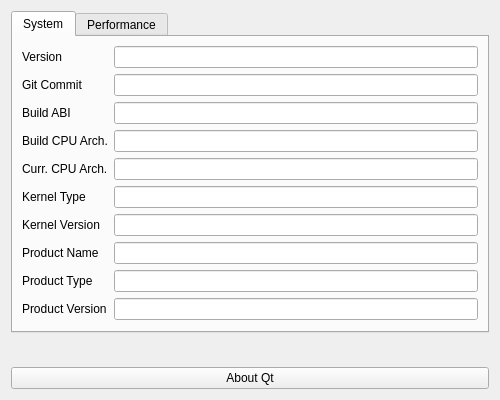
<?xml version="1.0" encoding="UTF-8"?>
<ui version="4.0">
 <class>TechInfoDialog</class>
 <widget class="QDialog" name="TechInfoDialog">
  <property name="geometry">
   <rect>
    <x>0</x>
    <y>0</y>
    <width>500</width>
    <height>400</height>
   </rect>
  </property>
  <property name="windowTitle">
   <string>Technical Information</string>
  </property>
  <layout class="QVBoxLayout" name="verticalLayout">
   <property name="sizeConstraint">
    <enum>QLayout::SetDefaultConstraint</enum>
   </property>
   <item>
    <widget class="QTabWidget" name="tabWidget">
     <property name="tabShape">
      <enum>QTabWidget::Rounded</enum>
     </property>
     <property name="currentIndex">
      <number>0</number>
     </property>
     <widget class="QWidget" name="systemTab">
      <attribute name="title">
       <string>System</string>
      </attribute>
      <layout class="QFormLayout" name="formLayout_2">
       <property name="fieldGrowthPolicy">
        <enum>QFormLayout::ExpandingFieldsGrow</enum>
       </property>
       <item row="0" column="0">
        <widget class="QLabel" name="label">
         <property name="sizePolicy">
          <sizepolicy hsizetype="Minimum" vsizetype="Preferred">
           <horstretch>0</horstretch>
           <verstretch>0</verstretch>
          </sizepolicy>
         </property>
         <property name="text">
          <string>Version</string>
         </property>
        </widget>
       </item>
       <item row="0" column="1">
        <widget class="QLineEdit" name="versionLineEdit">
         <property name="sizePolicy">
          <sizepolicy hsizetype="Expanding" vsizetype="Fixed">
           <horstretch>0</horstretch>
           <verstretch>0</verstretch>
          </sizepolicy>
         </property>
         <property name="readOnly">
          <bool>true</bool>
         </property>
        </widget>
       </item>
       <item row="1" column="0">
        <widget class="QLabel" name="label_2">
         <property name="sizePolicy">
          <sizepolicy hsizetype="Minimum" vsizetype="Preferred">
           <horstretch>0</horstretch>
           <verstretch>0</verstretch>
          </sizepolicy>
         </property>
         <property name="text">
          <string>Git Commit</string>
         </property>
        </widget>
       </item>
       <item row="1" column="1">
        <widget class="QLineEdit" name="gitCommitLineEdit">
         <property name="sizePolicy">
          <sizepolicy hsizetype="Expanding" vsizetype="Fixed">
           <horstretch>0</horstretch>
           <verstretch>0</verstretch>
          </sizepolicy>
         </property>
         <property name="readOnly">
          <bool>true</bool>
         </property>
        </widget>
       </item>
       <item row="2" column="0">
        <widget class="QLabel" name="label_3">
         <property name="sizePolicy">
          <sizepolicy hsizetype="Minimum" vsizetype="Preferred">
           <horstretch>0</horstretch>
           <verstretch>0</verstretch>
          </sizepolicy>
         </property>
         <property name="text">
          <string>Build ABI</string>
         </property>
        </widget>
       </item>
       <item row="2" column="1">
        <widget class="QLineEdit" name="buildAbiLineEdit">
         <property name="sizePolicy">
          <sizepolicy hsizetype="Expanding" vsizetype="Fixed">
           <horstretch>0</horstretch>
           <verstretch>0</verstretch>
          </sizepolicy>
         </property>
         <property name="readOnly">
          <bool>true</bool>
         </property>
        </widget>
       </item>
       <item row="3" column="0">
        <widget class="QLabel" name="label_4">
         <property name="sizePolicy">
          <sizepolicy hsizetype="Minimum" vsizetype="Preferred">
           <horstretch>0</horstretch>
           <verstretch>0</verstretch>
          </sizepolicy>
         </property>
         <property name="text">
          <string>Build CPU Arch.</string>
         </property>
        </widget>
       </item>
       <item row="3" column="1">
        <widget class="QLineEdit" name="buildCpuArchLineEdit">
         <property name="sizePolicy">
          <sizepolicy hsizetype="Expanding" vsizetype="Fixed">
           <horstretch>0</horstretch>
           <verstretch>0</verstretch>
          </sizepolicy>
         </property>
         <property name="readOnly">
          <bool>true</bool>
         </property>
        </widget>
       </item>
       <item row="4" column="0">
        <widget class="QLabel" name="label_5">
         <property name="sizePolicy">
          <sizepolicy hsizetype="Minimum" vsizetype="Preferred">
           <horstretch>0</horstretch>
           <verstretch>0</verstretch>
          </sizepolicy>
         </property>
         <property name="text">
          <string>Curr. CPU Arch.</string>
         </property>
        </widget>
       </item>
       <item row="4" column="1">
        <widget class="QLineEdit" name="currCpuArchLineEdit">
         <property name="sizePolicy">
          <sizepolicy hsizetype="Expanding" vsizetype="Fixed">
           <horstretch>0</horstretch>
           <verstretch>0</verstretch>
          </sizepolicy>
         </property>
         <property name="readOnly">
          <bool>true</bool>
         </property>
        </widget>
       </item>
       <item row="5" column="0">
        <widget class="QLabel" name="label_6">
         <property name="sizePolicy">
          <sizepolicy hsizetype="Minimum" vsizetype="Preferred">
           <horstretch>0</horstretch>
           <verstretch>0</verstretch>
          </sizepolicy>
         </property>
         <property name="text">
          <string>Kernel Type</string>
         </property>
        </widget>
       </item>
       <item row="5" column="1">
        <widget class="QLineEdit" name="kernelTypeLineEdit">
         <property name="sizePolicy">
          <sizepolicy hsizetype="Expanding" vsizetype="Fixed">
           <horstretch>0</horstretch>
           <verstretch>0</verstretch>
          </sizepolicy>
         </property>
         <property name="readOnly">
          <bool>true</bool>
         </property>
        </widget>
       </item>
       <item row="6" column="0">
        <widget class="QLabel" name="label_7">
         <property name="sizePolicy">
          <sizepolicy hsizetype="Minimum" vsizetype="Preferred">
           <horstretch>0</horstretch>
           <verstretch>0</verstretch>
          </sizepolicy>
         </property>
         <property name="text">
          <string>Kernel Version</string>
         </property>
        </widget>
       </item>
       <item row="6" column="1">
        <widget class="QLineEdit" name="kernelVersionLineEdit">
         <property name="sizePolicy">
          <sizepolicy hsizetype="Expanding" vsizetype="Fixed">
           <horstretch>0</horstretch>
           <verstretch>0</verstretch>
          </sizepolicy>
         </property>
         <property name="readOnly">
          <bool>true</bool>
         </property>
        </widget>
       </item>
       <item row="7" column="0">
        <widget class="QLabel" name="label_8">
         <property name="sizePolicy">
          <sizepolicy hsizetype="Minimum" vsizetype="Preferred">
           <horstretch>0</horstretch>
           <verstretch>0</verstretch>
          </sizepolicy>
         </property>
         <property name="text">
          <string>Product Name</string>
         </property>
        </widget>
       </item>
       <item row="7" column="1">
        <widget class="QLineEdit" name="productNameLineEdit">
         <property name="sizePolicy">
          <sizepolicy hsizetype="Expanding" vsizetype="Fixed">
           <horstretch>0</horstretch>
           <verstretch>0</verstretch>
          </sizepolicy>
         </property>
         <property name="readOnly">
          <bool>true</bool>
         </property>
        </widget>
       </item>
       <item row="8" column="0">
        <widget class="QLabel" name="label_9">
         <property name="sizePolicy">
          <sizepolicy hsizetype="Minimum" vsizetype="Preferred">
           <horstretch>0</horstretch>
           <verstretch>0</verstretch>
          </sizepolicy>
         </property>
         <property name="text">
          <string>Product Type</string>
         </property>
        </widget>
       </item>
       <item row="8" column="1">
        <widget class="QLineEdit" name="productTypeLineEdit">
         <property name="sizePolicy">
          <sizepolicy hsizetype="Expanding" vsizetype="Fixed">
           <horstretch>0</horstretch>
           <verstretch>0</verstretch>
          </sizepolicy>
         </property>
         <property name="readOnly">
          <bool>true</bool>
         </property>
        </widget>
       </item>
       <item row="9" column="0">
        <widget class="QLabel" name="label_10">
         <property name="sizePolicy">
          <sizepolicy hsizetype="Minimum" vsizetype="Preferred">
           <horstretch>0</horstretch>
           <verstretch>0</verstretch>
          </sizepolicy>
         </property>
         <property name="text">
          <string>Product Version</string>
         </property>
        </widget>
       </item>
       <item row="9" column="1">
        <widget class="QLineEdit" name="productVersionLineEdit">
         <property name="sizePolicy">
          <sizepolicy hsizetype="Expanding" vsizetype="Fixed">
           <horstretch>0</horstretch>
           <verstretch>0</verstretch>
          </sizepolicy>
         </property>
         <property name="readOnly">
          <bool>true</bool>
         </property>
        </widget>
       </item>
      </layout>
     </widget>
     <widget class="QWidget" name="performanceTab">
      <attribute name="title">
       <string>Performance</string>
      </attribute>
      <layout class="QVBoxLayout" name="verticalLayout_2">
       <item>
        <widget class="QListWidget" name="performanceListWidget">
         <property name="editTriggers">
          <set>QAbstractItemView::NoEditTriggers</set>
         </property>
         <property name="showDropIndicator" stdset="0">
          <bool>false</bool>
         </property>
         <property name="sortingEnabled">
          <bool>true</bool>
         </property>
        </widget>
       </item>
       <item>
        <layout class="QHBoxLayout" name="horizontalLayout">
         <item>
          <spacer name="horizontalSpacer">
           <property name="orientation">
            <enum>Qt::Horizontal</enum>
           </property>
           <property name="sizeHint" stdset="0">
            <size>
             <width>40</width>
             <height>20</height>
            </size>
           </property>
          </spacer>
         </item>
         <item>
          <widget class="QPushButton" name="refreshButton">
           <property name="text">
            <string>Refresh</string>
           </property>
          </widget>
         </item>
        </layout>
       </item>
      </layout>
     </widget>
    </widget>
   </item>
   <item>
    <spacer name="verticalSpacer">
     <property name="orientation">
      <enum>Qt::Vertical</enum>
     </property>
     <property name="sizeHint" stdset="0">
      <size>
       <width>20</width>
       <height>40</height>
      </size>
     </property>
    </spacer>
   </item>
   <item>
    <widget class="QPushButton" name="aboutQtButton">
     <property name="text">
      <string>About Qt</string>
     </property>
    </widget>
   </item>
  </layout>
 </widget>
 <resources/>
 <connections/>
</ui>
